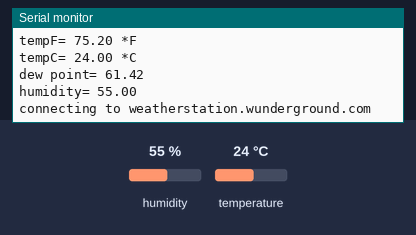
A sketch run on a simulated ESP8266 (NodeMCU). Parts: the last lines printed to the serial monitor. Inputs (shaded band) come from the test bench; at power-on: humidity 55 %, temperature 24 °C. WiFi joins after 1.5 s; servers stay silent unless stated.

Above: at 3.7 s.
3.8 s: humidity set to 22 %
At 6.1 s:
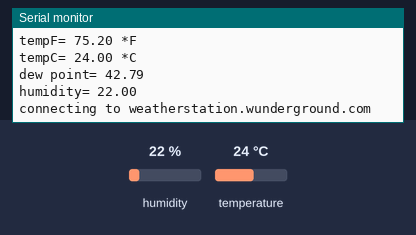
7.3 s: temperature set to 12 °C
At 9.3 s:
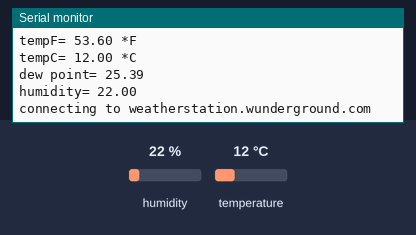
10.8 s: humidity set to 40 %
At 14.4 s:
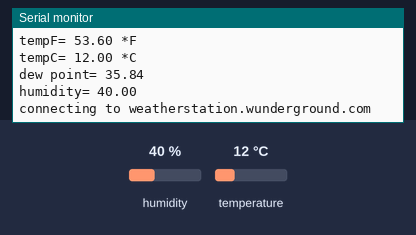
Timing chart, 0 to 15.9 s (numbered marks = the images above; inputs shaded):
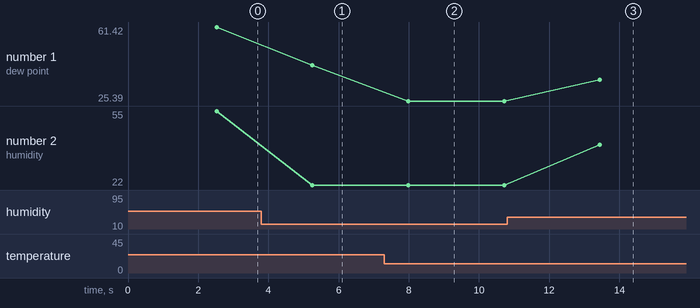

Measured:
- after the input at 3.8 s, the serial monitor: prints a new line after 1.5 s (image 1)
- after the input at 7.3 s, the serial monitor: prints a new line after 0.69 s (image 2)
- after the input at 10.8 s, the serial monitor: prints a new line after 2.6 s (image 3)
- plotted number 1: 61.42 → 42.79 after the input at 3.8 s, 42.79 → 25.39 after the input at 7.3 s, 25.39 → 35.84 after the input at 10.8 s
- plotted number 2: 55 → 22 after the input at 3.8 s, 22 → 40 after the input at 10.8 s

The sketch:

CloudBasedWeatherNotifier.ino
```cpp
#include <ESP8266WiFi.h>
#include "DHT.h"
#define DHTPIN  D1  //Pin to attach the DHT
#define DHTTYPE DHT11       //type of DTH
const char* ssid     = "your ssid";
const char* password = "your password";
//const int sleepTimeS = 1; //18000 for Half hour, 300 for 5 minutes etc.

///////////////Weather////////////////////////
char server [] = "weatherstation.wunderground.com";
char WEBPAGE [] = "GET /weatherstation/updateweatherstation.php?";
char ID [] = "Your ID";
char PASSWORD [] = "password";


/////////////IFTTT///////////////////////
const char* host = "maker.ifttt.com";//dont change
const String IFTTT_Event = "button";
const int puertoHost = 80;
const String Maker_Key = "hp6E0mOyit50FuCCCd3S2tG9tt_H2Hln2wsBe9oZZMl";
String conexionIF = "POST /trigger/"+IFTTT_Event+"/with/key/"+Maker_Key +" HTTP/1.1\r\n" +
                    "Host: " + host + "\r\n" +
                    "Content-Type: application/x-www-form-urlencoded\r\n\r\n";
//////////////////////////////////////////
DHT dht(DHTPIN, DHTTYPE);


void setup()
{
  Serial.begin(115200);
  dht.begin();
  delay(1000);
  Serial.println();
  Serial.print("Connecting to ");
  Serial.println(ssid);
  WiFi.begin(ssid, password);
  while (WiFi.status() != WL_CONNECTED) {
  delay(500);
  Serial.print(".");
  }
}

void loop(){
  //Check battery
 /* int level = analogRead(A0);
  level = map(level, 0, 1024, 0, 100);
  if(level<50)
  {
   mandarNot(); //Send IFTT
   Serial.println("Low batter");
   delay(500);
  }*/
  //Get sensor data
  float tempc = dht.readTemperature();
  float tempf =  (tempc * 9.0)/ 5.0 + 32.0;
  float humidity = dht.readHumidity();
  float dewptf = (dewPoint(tempf, dht.readHumidity()));
  //check sensor data
  Serial.println("+++++++++++++++++++++++++");
  Serial.print("tempF= ");
  Serial.print(tempf);
  Serial.println(" *F");
  Serial.print("tempC= ");
  Serial.print(tempc);
  Serial.println(" *C");
  Serial.print("dew point= ");
  Serial.println(dewptf);
  Serial.print("humidity= ");
  Serial.println(humidity);

  //Send data to Weather Underground
  Serial.print("connecting to ");
  Serial.println(server);
  WiFiClient client;
  if (!client.connect(server, 80)) {
    Serial.println("Conection Fail");
    return;
  }
    client.print(WEBPAGE);
    client.print("ID=");
    client.print(ID);
    client.print("&PASSWORD=");
    client.print(PASSWORD);
    client.print("&dateutc=");
    client.print("now");
    client.print("&tempf=");
    client.print(tempf);
    client.print("&dewptf=");
    client.print(dewptf);
    client.print("&humidity=");
    client.print(humidity);
    client.print("&softwaretype=ESP%208266O%20version1&action=updateraw&realtime=1&rtfreq=2.5");
    client.println();
    delay(2500);
   // sleepMode();

}


double dewPoint(double tempf, double humidity) //Calculate dew Point
{
  double A0= 373.15/(273.15 + tempf);
  double SUM = -7.90298 * (A0-1);
  SUM += 5.02808 * log10(A0);
  SUM += -1.3816e-7 * (pow(10, (11.344*(1-1/A0)))-1) ;
  SUM += 8.1328e-3 * (pow(10,(-3.49149*(A0-1)))-1) ;
  SUM += log10(1013.246);
  double VP = pow(10, SUM-3) * humidity;
  double T = log(VP/0.61078);
  return (241.88 * T) / (17.558-T);
}

void mandarNot(){
  WiFiClient client;
  if (!client.connect(host, puertoHost)) //Check connection
  {
    Serial.println("Failed connection");
    return;
  }
  client.print(conexionIF);//Send information
  delay(10);
  while(client.available())
  {
    String line = client.readStringUntil('\r');
    Serial.print(line);
  }
}

/*void sleepMode(){
  Serial.print(F("Sleeping..."));
  ESP.deepSleep(sleepTimeS * 1000000);
}*/
```
